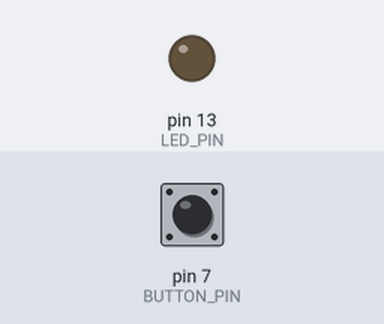
Simulated run of this sketch. Board: Arduino Uno, built with avr-gcc and run on an emulated ATmega328P. Parts: output pins drawn as LEDs (lit = HIGH). The inputs (shaded band) are chosen by the test bench; at power-on: pin 7 (BUTTON_PIN) LOW.

Above: at 1.2 s.
1.3 s: pin 7 (BUTTON_PIN) pulled HIGH for 0.15 s
At 2.5 s:
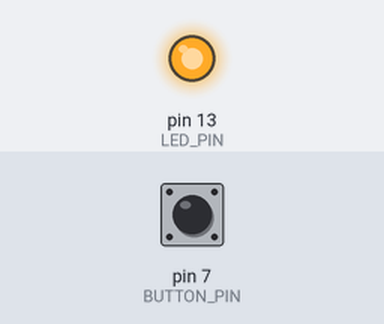
2.9 s: pin 7 (BUTTON_PIN) pulled HIGH for 1 s
At 3.7 s:
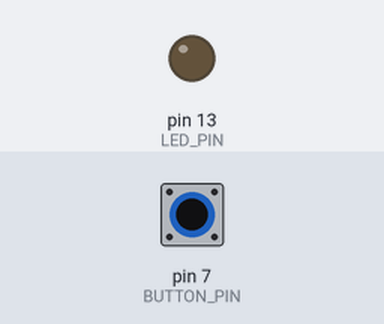
5.4 s: pin 7 (BUTTON_PIN) pulled HIGH for 3.2 s
At 6.8 s:
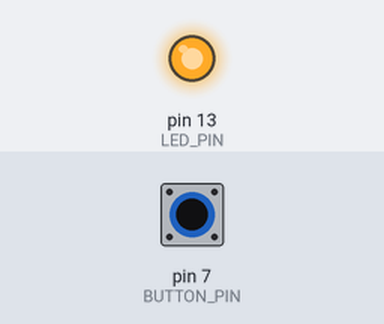
Timing chart, 0 to 8.4 s (numbered marks = the images above; inputs shaded):
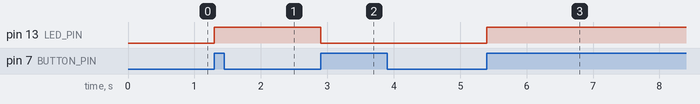

Measured:
- after the input at 1.3 s, pin 13 (LED_PIN): LOW → HIGH at once
- after the input at 2.9 s, pin 13 (LED_PIN): HIGH → LOW at once
- after the input at 5.4 s, pin 13 (LED_PIN): LOW → HIGH at once

The sketch:

RealiableSwitch.ino
```cpp
const unsigned int BUTTON_PIN = 7;
const unsigned int LED_PIN = 13;

void setup() {
  pinMode(LED_PIN, OUTPUT);
  pinMode(BUTTON_PIN, INPUT);
}

int old_button_state = LOW;
int led_state = LOW;

void loop() {
  const int CURRENT_BUTTON_STATE = digitalRead(BUTTON_PIN);

  if (CURRENT_BUTTON_STATE != old_button_state &&
      CURRENT_BUTTON_STATE == HIGH)
  {
    led_state = (led_state == LOW) ? HIGH : LOW;
    digitalWrite(LED_PIN, led_state);
    delay(200);
  }
  old_button_state = CURRENT_BUTTON_STATE;
}
```
